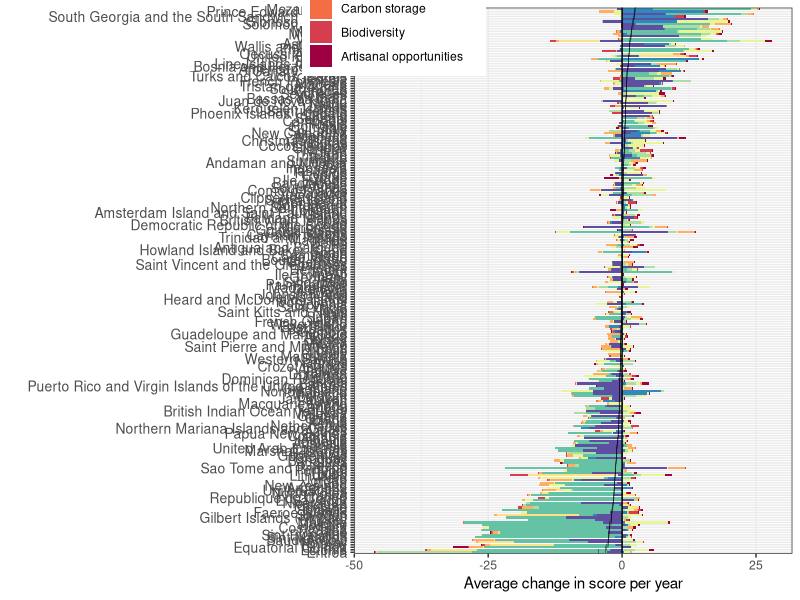
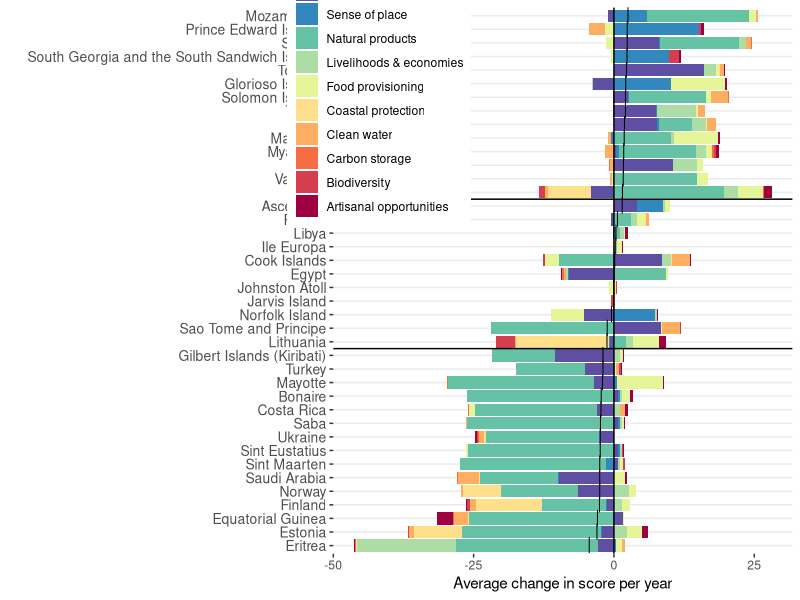
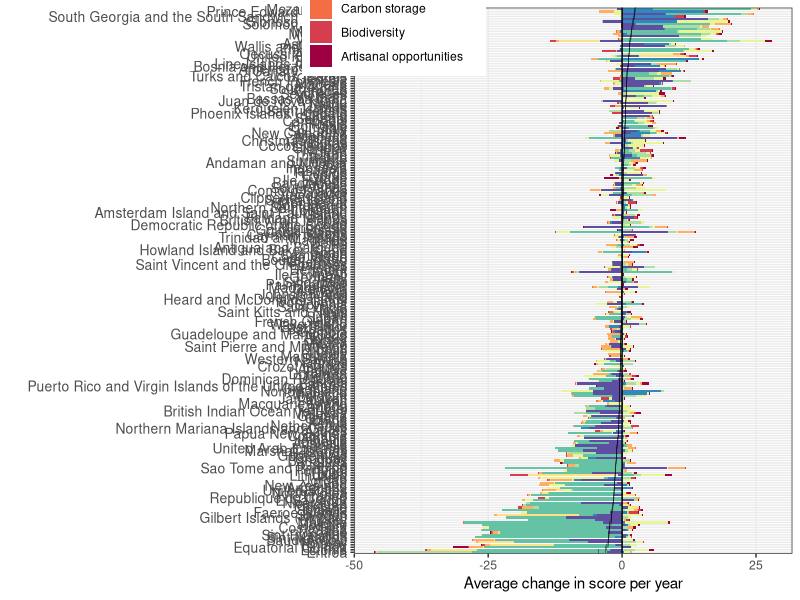
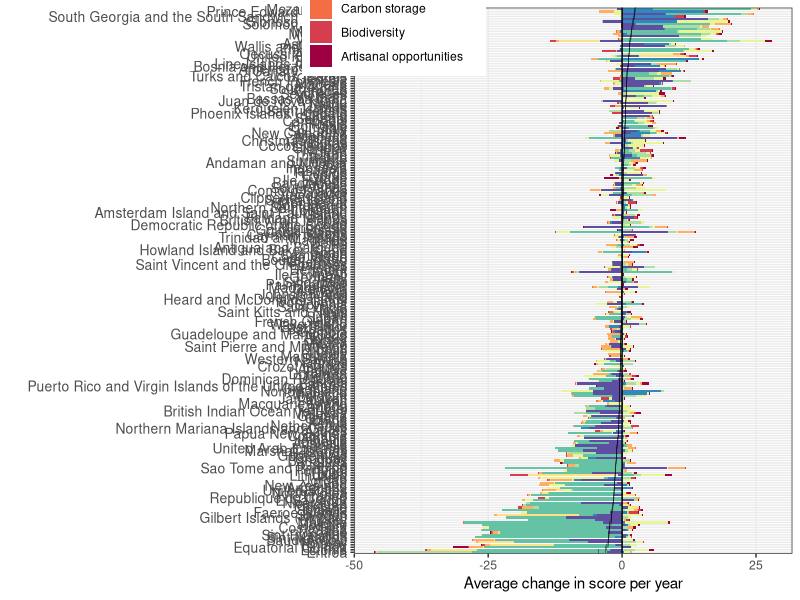
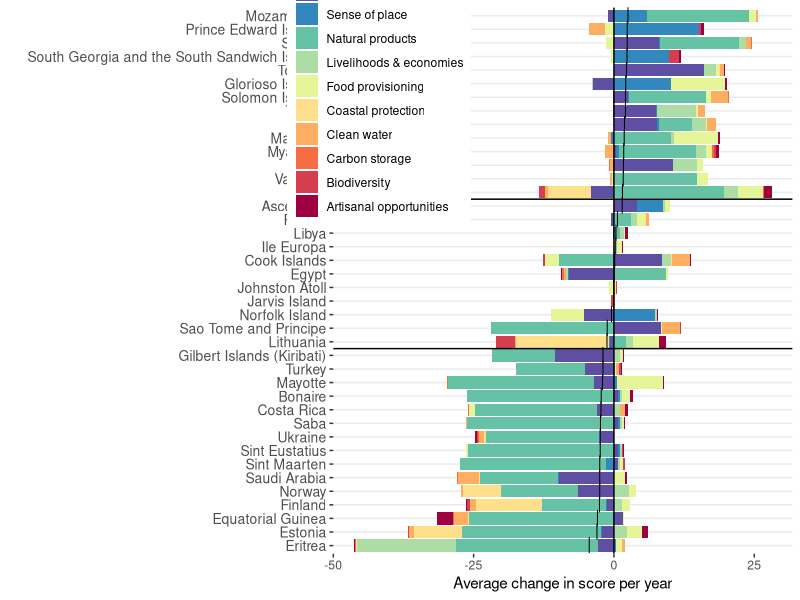
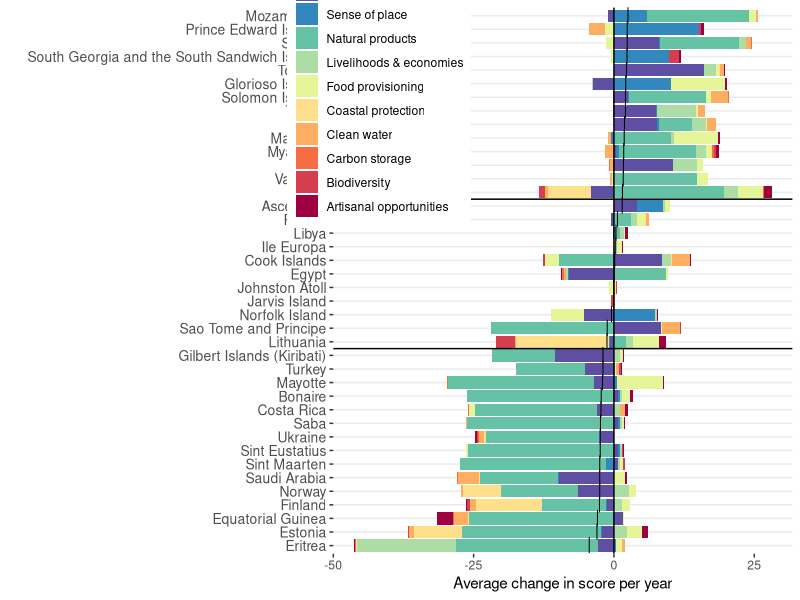

Write R code to recreate these figures, in order.
### Stacked bar plot of goal trends for each region

library(dplyr)
library(tidyr)
library(ggplot2)
library(RColorBrewer)

setwd("global2016/Reporting")

goals <- c('Index', 'AO', 'SPP', 'BD', 'HAB', 'CP', 'CS', 'CW', 'ECO', 'LE', 'LIV', 'FIS', 'FP', 'MAR', 'ICO', 'SP', 'LSP', 'NP', 'TR')
goal_names <- data.frame(goal=goals, long_goal=c("Index", 
                                                 "Artisanal opportunities",
                                                 "Species condition (subgoal)",
                                                 "Biodiversity",
                                                 "Habitat (subgoal)",
                                                 "Coastal protection",
                                                 "Carbon storage",
                                                 "Clean water",
                                                 "Economies",
                                                 "Livelihoods & economies",
                                                 "Livelihoods",
                                                 "Fisheries (subgoal)",
                                                 "Food provisioning",
                                                 "Mariculture (subgoal)",
                                                 "Iconic species (subgoal)",
                                                 "Sense of place",
                                                 "Lasting special places (subgoal)",
                                                 "Natural products",
                                                 "Tourism & recreation"))


data <- read.csv("data/trends_2016.csv") %>%
  filter(region_id != 0) %>%
  select(-region_id, -SPP, -HAB, -ECO, -LIV, -FIS, -MAR, -ICO, -LSP) %>%
  gather("goal", "trend", -country) %>%
  left_join(goal_names, by='goal') %>%
  select(country, goal=long_goal, trend)

index <- filter(data, goal=="Index") %>%
  mutate(country = as.character(country)) %>%
  arrange(trend)

data <- data %>%
  mutate(country=as.character(country)) %>%
  mutate(country = factor(country, levels=index$country))

myPalette <- brewer.pal(10, "Spectral")

p <- ggplot(data=filter(data, goal != "Index"), aes(x=country, y=trend, fill=goal)) + 
  geom_bar(stat="identity") +
  scale_fill_manual(values=myPalette) +
  coord_flip() +
  theme_bw() +
  labs(y="Average change in score per year", x="") + 
  guides(fill=guide_legend(reverse=TRUE)) +
  theme(axis.text.y=element_text(size=10),
        legend.justification=c(1,0), legend.position=c(.3,.875)) +
  geom_point(data=index, aes(y=trend, x=country), fill="black", shape="|") +
  geom_hline(yintercept=0, color="black")
p
ggsave('Trend_barplot.pdf', height=25, width=10)
ggsave('Trend_barplot.png', height=25, width=10)

max <- length(index$country)
countries_mid <- c("Johnston Atoll", "Jarvis Island", "Ile Europa", "Libya", "Russia",
                   "Cook Islands", "Norfolk Island", "Lithuania", "Egypt", "Sao Tome and Principe")

regions_subset <- rbind(index[1:15, ], index[index$country %in% countries_mid, ], index[(max-14):max, ])
regions_subset <- as.character(regions_subset$country)  

data_subset <- data %>%
  mutate(country = as.character(country)) %>%
  filter(country %in% regions_subset) %>%
  mutate(country = factor(country, levels=index$country))
  
index_subset <- filter(data_subset, goal=="Index")  


p <- ggplot(data=filter(data_subset, goal != "Index"), aes(x=country, y=trend, fill=goal)) + 
  geom_bar(stat="identity") +
  scale_fill_manual(values=myPalette) +
  coord_flip() +
  theme_bw() +
  labs(y="Average change in score per year", x="") + 
  guides(fill=guide_legend(reverse=TRUE)) +
  theme(axis.text.y=element_text(size=10),
        legend.justification=c(1,0), legend.position=c(.3,.60)) +
  geom_point(data=index_subset, aes(y=trend, x=country), fill="black", shape="|", size=4) +
  geom_vline(xintercept=15.5, color="black") +
  geom_vline(xintercept=26.5, color="black") +
  geom_hline(yintercept=0, color="black") +
  theme(panel.border = element_blank(),
        panel.grid.major.x = element_blank(),
        panel.grid.minor.x = element_blank())
p
ggsave('Trend_barplot_subset.pdf', height=8, width=10)
ggsave('Trend_barplot_subset.png', height=8, width=10)

